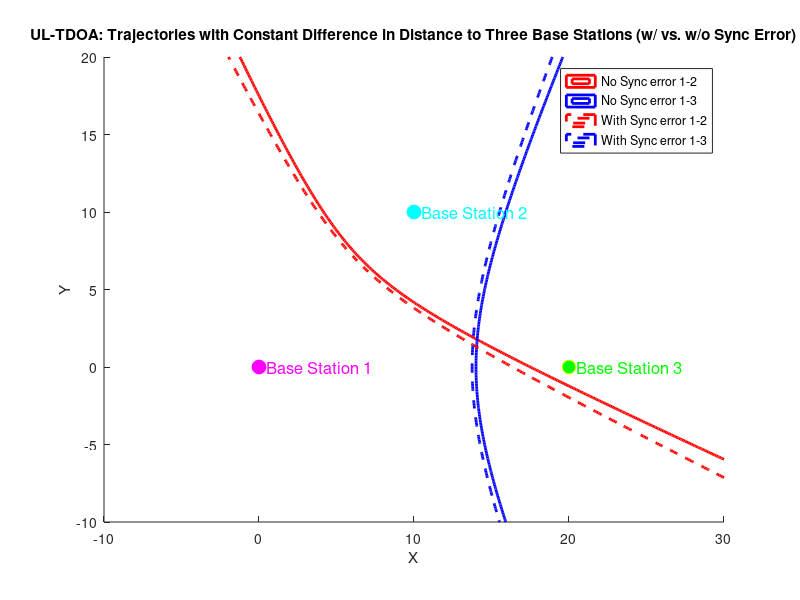

Reproduce this figure in MATLAB.
% 清除所有变量和图形
clear; clf;

% 定义基站位置
bs1 = [0, 0]; % 基站1位置
bs2 = [10, 10]; % 基站2位置
bs3 = [20, 0]; % 基站3位置

% 定义距离差
d_diff_1_2 = 5; % UE到基站1比到基站2的距离大2
d_diff_1_3 = 8; % UE到基站1比到基站3的距离大4

% 时间同步误差导致的距离误差
sync_error = 0.5;

% 绘制无时间同步误差下的双曲线
hold on;
[x1, y1] = meshgrid(linspace(-10, 30, 400), linspace(-10, 20, 300));
z1 = sqrt((x1 - bs1(1)).^2 + (y1 - bs1(2)).^2) - sqrt((x1 - bs2(1)).^2 + (y1 - bs2(2)).^2) - d_diff_1_2;
contour(x1, y1, z1, [0, 0], 'r-', 'LineWidth', 2); % 红色实线表示无误差轨迹1-2
z2 = sqrt((x1 - bs1(1)).^2 + (y1 - bs1(2)).^2) - sqrt((x1 - bs3(1)).^2 + (y1 - bs3(2)).^2) - d_diff_1_3;
contour(x1, y1, z2, [0, 0], 'b-', 'LineWidth', 2); % 蓝色实线表示无误差轨迹1-3

% 绘制有时间同步误差下的双曲线
[x2, y2] = meshgrid(linspace(-10, 30, 400), linspace(-10, 20, 300));
z3 = sqrt((x2 - bs1(1)).^2 + (y2 - bs1(2)).^2) - sqrt((x2 - bs2(1)).^2 + (y2 - bs2(2)).^2) - d_diff_1_2 + sync_error;
contour(x2, y2, z3, [0, 0], 'r--', 'LineWidth', 2); % 红色虚线表示有误差轨迹1-2
z4 = sqrt((x2 - bs1(1)).^2 + (y2 - bs1(2)).^2) - sqrt((x2 - bs3(1)).^2 + (y2 - bs3(2)).^2) - d_diff_1_3 + sync_error;
contour(x2, y2, z4, [0, 0], 'b--', 'LineWidth', 2); % 蓝色虚线表示有误差轨迹1-3

% 绘制基站位置并使用不同颜色
plot(bs1(1), bs1(2), 'mo', 'MarkerSize', 10, 'MarkerFaceColor', 'm'); % 洋红色圆点表示基站1
text(bs1(1)+0.5, bs1(2), 'Base Station 1', 'FontSize', 12, 'Color', 'm'); % 标签基站1
plot(bs2(1), bs2(2), 'co', 'MarkerSize', 10, 'MarkerFaceColor', 'c'); % 青色圆点表示基站2
text(bs2(1)+0.5, bs2(2), 'Base Station 2', 'FontSize', 12, 'Color', 'c'); % 标签基站2
plot(bs3(1), bs3(2), 'yo', 'MarkerSize', 10, 'MarkerFaceColor', 'g'); % 黄色圆点表示基站3
text(bs3(1)+0.5, bs3(2), 'Base Station 3', 'FontSize', 12, 'Color', 'g'); % 标签基站3

% 添加标签和标题
xlabel('X');
ylabel('Y');
title('UL-TDOA: Trajectories with Constant Difference in Distance to Three Base Stations (w/ vs. w/o Sync Error)');
legend('No Sync error 1-2', 'No Sync error 1-3', 'With Sync error 1-2', 'With Sync error 1-3');

% 设置图形比例相同
axis equal;


%{
重新写octave代码模拟以下要求：
1. 模拟三个base station，base station1位于[0,0], base station2位于[10,10], base station3位于[20,0]
2. 一个UE，到base station1比到base station2的距离大2，用红色实线画出这个UE所在的位置
3. 这个UE，到base station1比到base station3的距离大4，用蓝色实线画出这个UE所在的位置
4. 以下假如base station1, base station2, base station3之间时间同步有误差导致距离误差为0.5
5. 一个UE，到base station1比到base station2的距离大2，用红色虚线画出这个UE所在的位置
6. 这个UE，到base station1比到base station3的距离大4，用蓝色虚线画出这个UE所在的位置
7. 用不同的颜色标注基站
8. 所有的标注用英文
9. 计算实线和实线的交点位置并表示，计算虚线和虚线的交点位置并表示
%}
